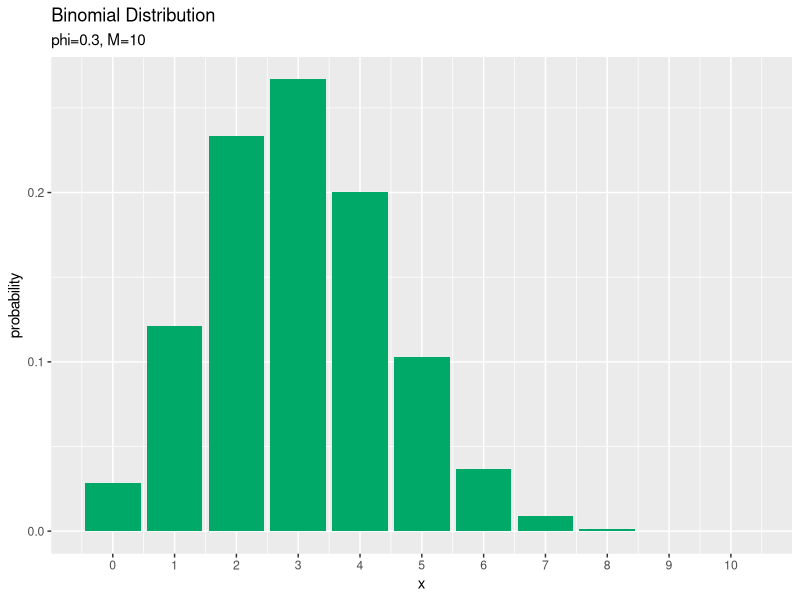
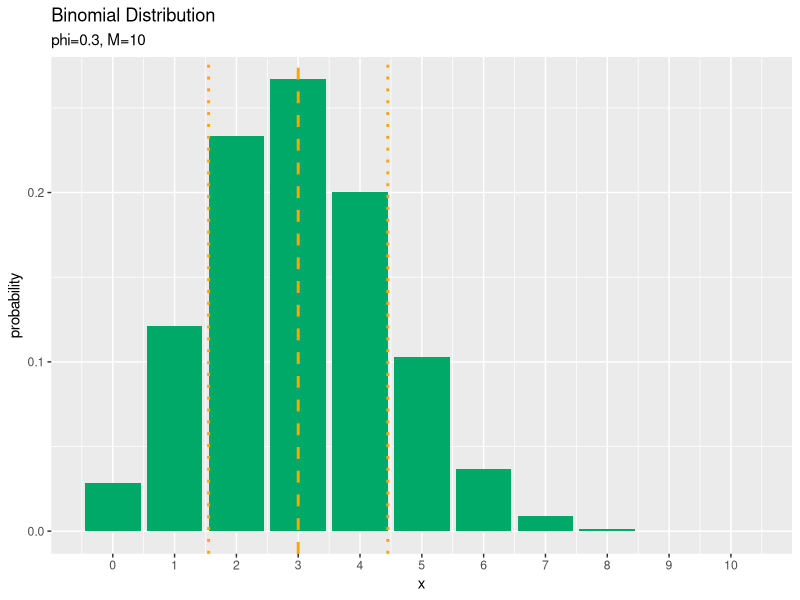
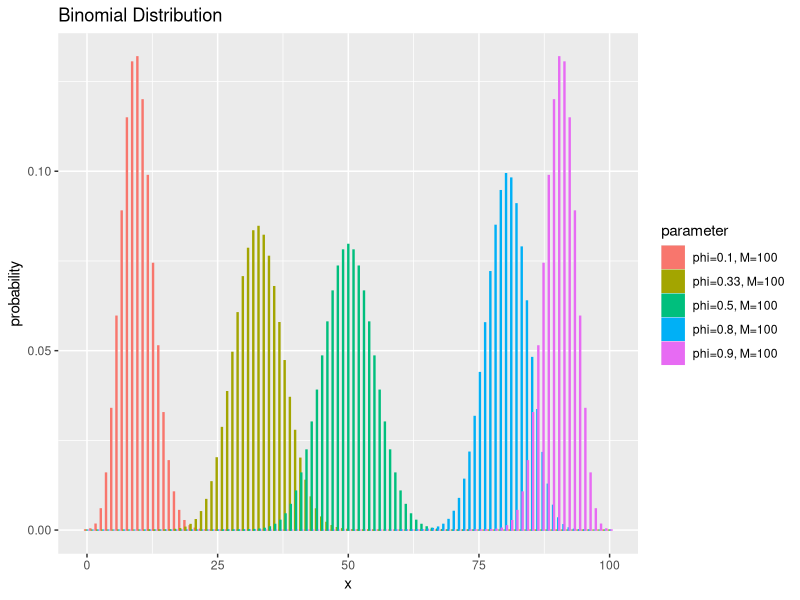
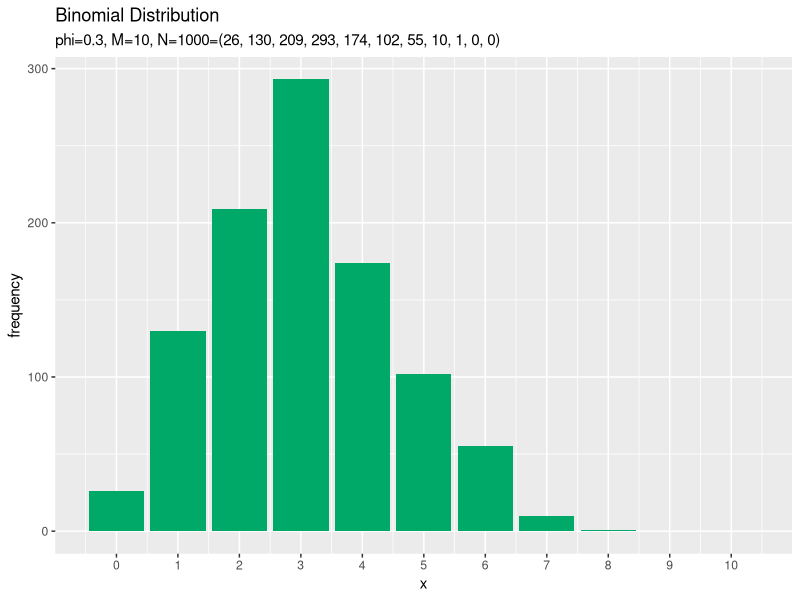
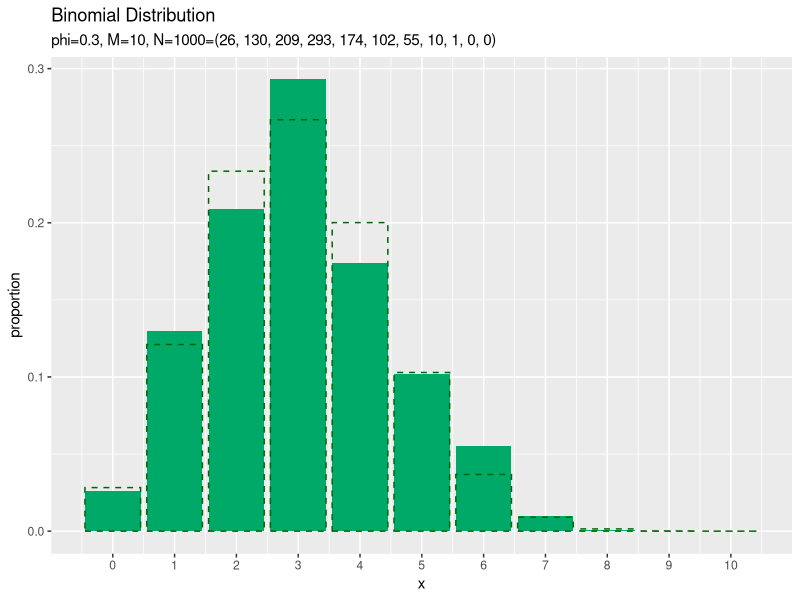

The R script that drew these images, in order:
## ---- chunk 1
knitr::opts_chunk$set(
  echo = TRUE, 
  message = FALSE, error = FALSE, warning = FALSE, # メッセージを非表示
  fig.align = "center", # 画像を中央揃え
  fig.width = 5, fig.height = 4, # 画像のサイズ
  class.source = "numberLines lineAnchors", # ソースを番号付けする
  class.output = "numberLines lineAnchors chunkout" # 出力を番号付けする
)
## ---- chunk 2
# レンダリング日時
Sys.time()
## ---- chunk 3
# 利用するパッケージ
library(tidyverse)
## ---- chunk 4
# パラメータを指定
phi <- 0.3

# 試行回数を指定
M <- 10

# 確率変数の値を指定:(x <= M)
x <- 3
## ---- chunk 5
# 定義式により確率を計算
C <- gamma(M + 1) / gamma(M - x + 1) / gamma(x + 1)
prob <- C * phi^x * (1 - phi)^(M - x)
prob
## ---- chunk 6
# 対数をとった定義式により確率を計算
ln_C <- lgamma(M + 1) - lgamma(M - x + 1) - lgamma(x + 1)
ln_prob <- ln_C + x * log(phi) + (M - x) * log(1 - phi)
prob <- exp(ln_prob)
prob; ln_prob
## ---- chunk 7
# 二項分布の関数により確率を計算
prob <- dbinom(x = x, size = M, prob = phi)
prob
## ---- chunk 8
# 二項分布の対数をとった関数により確率を計算
ln_prob <- dbinom(x = x, size = M, prob = phi, log = TRUE)
prob <- exp(ln_prob)
prob; ln_prob
## ---- chunk 9
# ベクトルに変換
phi_v <- c(1 - phi, phi)
x_v <- c(M - x, x)
phi_v; x_v
## ---- chunk 10
# 多項分布の関数により確率を計算
prob <- dmultinom(x = x_v, size = M, prob = phi_v)
prob
## ---- chunk 11
# 多項分布の対数をとった関数により確率を計算
ln_prob <- dmultinom(x = x_v, size = M, prob = phi_v, log = TRUE)
prob <- exp(ln_prob)
prob; ln_prob
## ---- chunk 12
# 平均を計算
E_x <- M * phi
E_x
## ---- chunk 13
# 分散を計算
V_x <- M * phi * (1 - phi)
V_x
## ---- chunk 14
# パラメータを指定
phi <- 0.3

# 試行回数を指定
M <- 10
## ---- chunk 15
# 作図用のxの点を作成
x_vals <- 0:M
## ---- chunk 16
# 二項分布の情報を格納
prob_df <- tidyr::tibble(
  x = x_vals, # 確率変数
  probability = dbinom(x = x_vals, size = M, prob = phi) # 確率
)
head(prob_df)
## ---- chunk 17
# 二項分布のグラフを作成
ggplot(data = prob_df, mapping = aes(x = x, y = probability)) + # データ
  geom_bar(stat = "identity", position = "dodge", fill = "#00A968") + # 分布
  scale_x_continuous(breaks = 0:M, labels = 0:M) + # x軸目盛
  labs(title = "Binomial Distribution", 
       subtitle = paste0("phi=", phi, ", M=", M)) # ラベル
## ---- chunk 18
# 補助線用の統計量を計算
E_x <- M * phi
V_x <- M * phi * (1 - phi)
s_x <- sqrt(V_x)

# 二項分布のグラフを作成
ggplot(data = prob_df, mapping = aes(x = x, y = probability)) + # データ
  geom_bar(stat = "identity", position = "dodge", fill = "#00A968") + # 分布
  geom_vline(xintercept = E_x, color = "orange", size = 1, linetype = "dashed") + # 平均
  geom_vline(xintercept = E_x - s_x, color = "orange", size = 1, linetype = "dotted") + # 平均 - 標準偏差
  geom_vline(xintercept = E_x + s_x, color = "orange", size = 1, linetype = "dotted") + # 平均 + 標準偏差
  scale_x_continuous(breaks = 0:M, labels = 0:M) + # x軸目盛
  labs(title = "Binomial Distribution", 
       subtitle = paste0("phi=", phi, ", M=", M)) # ラベル
## ---- chunk 19
# パラメータを指定
phi_vals <- c(0.1, 0.33, 0.5, 0.8, 0.9)

# 試行回数を指定
M <- 100

# 作図用のxの点を作成
x_vals <- 0:M

# phiの値ごとに分布を計算
res_prob_df <- tidyr::tibble()
for(phi in phi_vals) {
  # 二項分布の情報を格納
  tmp_prob_df <- tidyr::tibble(
    x = x_vals, 
    probability = dbinom(x = x_vals, size = M, prob = phi), 
    parameter = paste0("phi=", phi, ", M=", M) %>% 
      as.factor() # 作図用のラベル
  )
  
  # 結果を結合
  res_prob_df <- rbind(res_prob_df, tmp_prob_df)
}
head(res_prob_df)
## ---- chunk 20
# 二項分布のグラフを作成
ggplot(data = res_prob_df, mapping = aes(x = x, y = probability, fill = parameter, color = parameter)) + # データ
  geom_bar(stat = "identity", position = "dodge") + # 棒グラフ
  labs(title = "Binomial Distribution") # タイトル
## ---- chunk 21
# 作図用のphiの値を作成
phi_vals <- seq(from = 0, to = 1, by = 0.01)

# 試行回数を指定
M <- 10

# 作図用のxの点を作成
x_vals <- 0:M

# phiの値ごとに分布を計算
anime_prob_df <- tidyr::tibble()
for(phi in phi_vals) {
  # 二項分布の情報を格納
  tmp_prob_df <- tidyr::tibble(
    x = x_vals, # 確率変数
    probability = dbinom(x = x_vals, size = M, prob = phi), # 確率
    parameter = paste0("phi=", phi, ", M=", M) %>% 
      as.factor() # フレーム切替用のラベル
  )
  
  # 結果を結合
  anime_prob_df <- rbind(anime_prob_df, tmp_prob_df)
}
head(anime_prob_df)
## ---- chunk 22
# パラメータを指定
phi <- 0.3

# 試行回数の最大値を指定
M_max <- 100

# Mの値ごとに確率を計算
anime_prob_df <- tidyr::tibble()
for(M in 1:M_max) {
  # 作図用のxの点を作成
  x_vals <- 0:M
  
  # 二項分布の情報を格納
  tmp_prob_df <- tidyr::tibble(
    x = x_vals, # 表の回数
    prob = dbinom(x = x_vals, size = M, prob = phi), # 確率
    parameter = paste0("phi=", phi, ", M=", M) %>% 
      as.factor() # フレーム切替用ラベル
  )
  
  # 計算結果を結合
  anime_prob_df <- rbind(anime_prob_df, tmp_prob_df)
}
head(anime_prob_df)
## ---- chunk 23
# 利用するパッケージ
library(tidyverse)
library(gganimate)
## ---- chunk 24
# パラメータを指定
phi <- 0.3

# 試行回数を指定
M <- 10

# データ数を指定
N <- 1000
## ---- chunk 25
# 二項分布に従う乱数を生成
x_n <- rbinom(n = N, size = M, prob = phi)
x_n[1:5]
## ---- chunk 26
# 乱数を集計して格納
freq_df <- tidyr::tibble(x = x_n) %>% # 乱数を格納
  dplyr::count(x, name = "frequency") %>% # 頻度を測定
  dplyr::right_join(tidyr::tibble(x = 0:M), by = "x") %>% # 確率変数列を追加
  dplyr::mutate(frequency = tidyr::replace_na(frequency, 0)) %>% # サンプルにない場合のNAを0に置換
  dplyr::mutate(proportion = frequency / N) # 相対度数を計算
head(freq_df)
## ---- chunk 27
# サンプルのヒストグラムを作成
ggplot(data = freq_df, mapping = aes(x = x, y = frequency)) + # データ
  geom_bar(stat = "identity", position = "dodge", fill = "#00A968") + # ヒストグラム
  scale_x_continuous(breaks = 0:M, labels = 0:M) + # x軸目盛
  labs(title = "Binomial Distribution", 
       subtitle = paste0("phi=", phi, ", M=", M, 
                         ", N=", N, "=(", paste0(freq_df[["frequency"]], collapse = ", "), ")")) # ラベル
## ---- chunk 28
# 作図用のxの点を作成
x_vals <- 0:M

# 二項分布の情報を格納
prob_df <- tidyr::tibble(
  x = x_vals, # 確率変数
  probability = dbinom(x = x_vals, size = M, prob = phi) # 確率
)

# サンプルの相対度数を作図
ggplot() + 
  geom_bar(data = freq_df, mapping = aes(x = x, y = proportion), 
           stat = "identity", position = "dodge", fill = "#00A968") + # 相対度数
  geom_bar(data = prob_df, mapping = aes(x = x, y = probability), 
           stat = "identity", position = "dodge", alpha = 0, color = "darkgreen", linetype = "dashed") + # 真の分布
  scale_x_continuous(breaks = 0:M, labels = 0:M) + # x軸目盛
  labs(title = "Binomial Distribution", 
       subtitle = paste0("phi=", phi, ", M=", M, 
                         ", N=", N, "=(", paste0(freq_df[["frequency"]], collapse = ", "), ")")) # ラベル
## ---- chunk 29
# データ数(フレーム数)を指定
N_frame <- 100

# 乱数を1つずつ生成
#x_n <- rep(NA, times = N_frame)
anime_freq_df <- tidyr::tibble()
anime_data_df <- tidyr::tibble()
anime_prob_df <- tidyr::tibble()
for(n in 1:N_frame) {
  # 二項分布に従う乱数を生成
  #x_n[n] <- rbinom(n = 1, size = M, prob = phi)
  
  # n個の乱数を集計して格納
  tmp_freq_df <- tidyr::tibble(x = x_n[1:n]) %>% # 乱数を格納
    dplyr::count(x, name = "frequency") %>% # 頻度を測定
    dplyr::right_join(tidyr::tibble(x = 0:M), by = "x") %>% # 確率変数列を追加
    dplyr::mutate(frequency = tidyr::replace_na(frequency, 0)) %>% # サンプルにない場合のNAを0に置換
    dplyr::mutate(proportion = frequency / n) # 相対度数を計算
  
  # ラベル用のテキストを作成
  label_text <- paste0(
    "phi=", phi, ", N=", n, "=(", paste0(tmp_freq_df[["frequency"]], collapse = ", "), ")"
  )
  
  # フレーム切替用のラベルを付与
  tmp_freq_df <- tmp_freq_df %>% 
    dplyr::mutate(parameter = as.factor(label_text))
  
  # n番目の乱数を格納
  tmp_data_df <- tidyr::tibble(
    x = x_n[n], 
    parameter = as.factor(label_text) # フレーム切替用のラベル
  )
  
  # n回目のラベルを付与
  tmp_prob_df <- prob_df %>% 
    dplyr::mutate(parameter = as.factor(label_text))
  
  # 結果を結合
  anime_freq_df <- rbind(anime_freq_df, tmp_freq_df)
  anime_data_df <- rbind(anime_data_df, tmp_data_df)
  anime_prob_df <- rbind(anime_prob_df, tmp_prob_df)
}
head(anime_freq_df)
## ---- chunk 30
# フレーム数を指定
frame_num <- 100

# 1フレーム当たりのデータ数を計算
n_per_frame <- N %/% frame_num

# 乱数を1つずつ生成
anime_freq_df <- tidyr::tibble()
anime_prob_df <- tidyr::tibble()
for(n in 1:N_frame) {
  # n個の乱数を集計して格納
  tmp_freq_df <- tidyr::tibble(x = x_n[1:(n*n_per_frame)]) %>% # 乱数を格納
    dplyr::count(x, name = "frequency") %>% # 頻度を測定
    dplyr::right_join(tidyr::tibble(x = 0:M), by = "x") %>% # 確率変数列を追加
    dplyr::mutate(frequency = tidyr::replace_na(frequency, 0)) %>% # サンプルにない場合のNAを0に置換
    dplyr::mutate(proportion = frequency / (n*n_per_frame)) # 相対度数を計算
  
  # ラベル用のテキストを作成
  label_text <- paste0(
    "phi=", phi, ", N=", n*n_per_frame, "=(", paste0(tmp_freq_df[["frequency"]], collapse = ", "), ")"
  )
  
  # フレーム切替用のラベルを付与
  tmp_freq_df <- tmp_freq_df %>% 
    dplyr::mutate(parameter = as.factor(label_text))
  
  # n回目のラベルを付与
  tmp_prob_df <- prob_df %>% 
    dplyr::mutate(parameter = as.factor(label_text))
  
  # 結果を結合
  anime_freq_df <- rbind(anime_freq_df, tmp_freq_df)
  anime_prob_df <- rbind(anime_prob_df, tmp_prob_df)
}
head(anime_freq_df)
